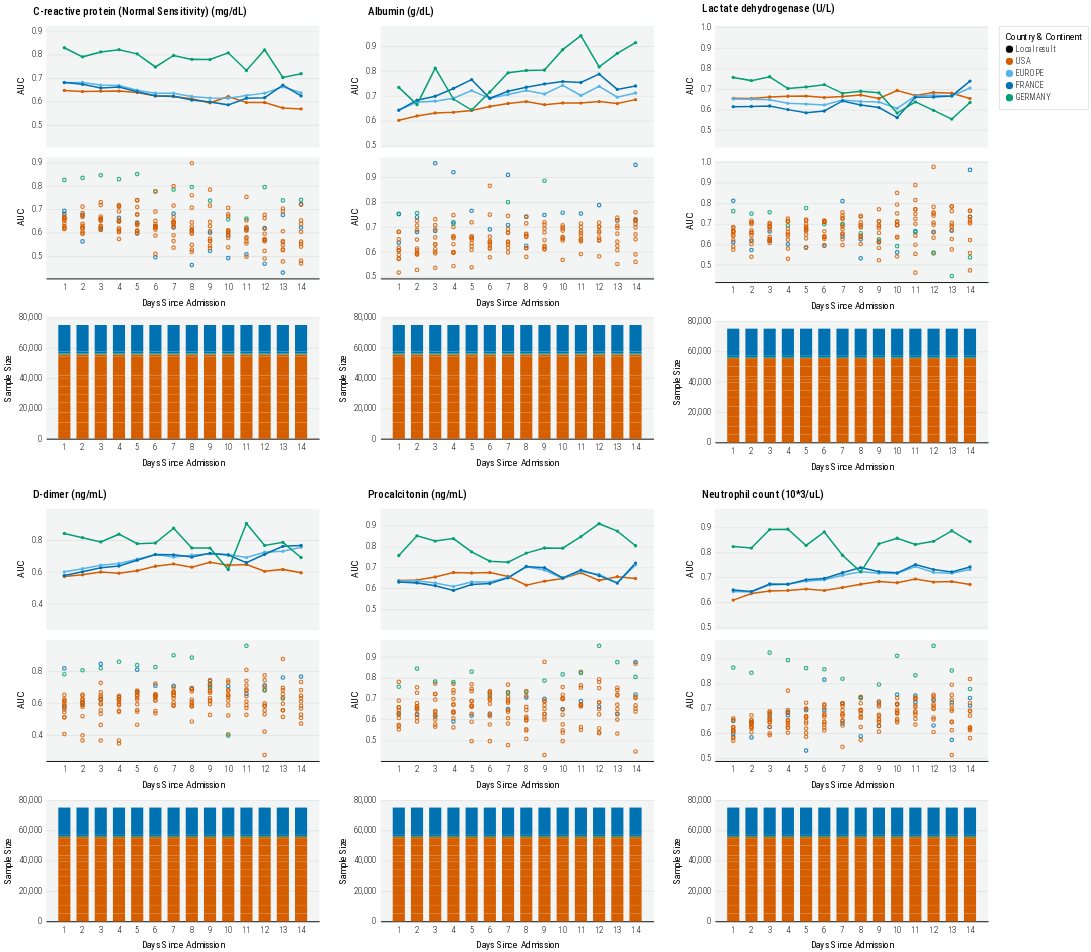

Notebook code for this chart:
### Code cell
def plot_lab(df=None, lab='Neutrophil count (10*3/uL)', is_country=True):
    d = df.copy()
    d = d[d.lab == lab]
    
    # d = d[(d.day == '3') | (d.day == '7') | (d.day == '14')]
    
    showLegend = False
    if lab == 'Lactate dehydrogenase (U/L)':
        showLegend = True
    
    """
    Country-Level
    """
    dm = d[d.siteid.str.contains('META')].copy()
    dm.siteid = dm.siteid.apply(lambda x: x.replace('META-', ''))
    color_scale=alt.Scale(domain=countries, range=country_colors)
    
    plot = alt.Chart(
        dm
    ).mark_line(
#         point=True,
        size=2.5,
#         stroke='black',
        opacity=1
    ).encode(
        x=alt.X("day:O", title=None, axis=alt.Axis(labelAngle=0, tickCount=10, labels=False, domain=False), scale=alt.Scale(clamp=True, nice=False, padding=10), sort=['1', '2', '3', '4', '5', '6', '7', '8', '9', '10', '11', '12', '13', '14']),
        y=alt.Y("value:Q", title='AUC', scale=alt.Scale(zero=False, nice=False, padding=10)),
        # shape=alt.Shape("siteid:N", title='Continent', scale=alt.Scale(domain=['USA', 'EUROPE'], range=['circle', 'diamond']), legend=alt.Legend() if showLegend else None),
        color=alt.Color("siteid:N", title='Country & Continent', scale=color_scale, legend=alt.Legend() if showLegend else None),
    ).properties(
        width=450,
        height=200
    )
    
    point = plot.mark_point(
        filled=True,
        opacity=1,
        size=30
    ).encode(
        color=alt.Color("siteid:N", title='Country & Continent', scale=color_scale)
    )
    

    cp = (plot + point) # if is_country else plot

    """
    Site-Level
    """
    dm = d[~d.siteid.str.contains('META')].copy()
    color_scale=alt.Scale(domain=sites, range=site_colors)

    plot = alt.Chart(
        dm
    ).mark_point(
#         point=True,
        size=32.5,
#         stroke='black',
        opacity=0.8
    ).encode(
        x=alt.X("day:O", title='Days Since Admission', axis=alt.Axis(labelAngle=0, tickCount=10), scale=alt.Scale(clamp=True, nice=False, padding=10), sort=['1', '2', '3', '4', '5', '6', '7', '8', '9', '10', '11', '12', '13', '14']),
        y=alt.Y("value:Q", title='AUC', scale=alt.Scale(zero=False, nice=False, padding=10)),
        color=alt.Color("siteid:N", title=None, scale=color_scale, legend=None),
    ).properties(
        width=450,
        height=200
    )
    
    bar = alt.Chart(
        dm
    ).mark_bar(
        size=20
#         filled=True,
#         opacity=0.5,
#         size=150
    ).encode(
        x=alt.X("day:O", title='Days Since Admission', axis=alt.Axis(labelAngle=0, tickCount=10), scale=alt.Scale(clamp=True, nice=False, padding=10), sort=['1', '2', '3', '4', '5', '6', '7', '8', '9', '10', '11', '12', '13', '14']),
        color=alt.Color("siteid:N", title=None, scale=alt.Scale(domain=sites, range=site_colors), legend=None),
        y=alt.Y('N:Q', title='Sample Size'),
        
        # color=alt.Color("N:Q", title='Sample Size', legend=alt.Legend() if showLegend else None),
        # shape=alt.Shape("siteid:N", title=None, scale=alt.Scale(domain=sites, range=site_shapes), legend=None),
        
        # opacity=alt.Opacity('N:Q', title='Sample Size', scale=alt.Scale(range=[0, 1]))
    ).properties(
        width=450,
        height=200
    )
    

    sp = (plot) # if is_country else plot
    
    """
    Combine
    """
    plot = alt.vconcat(cp, sp, spacing=10).resolve_scale(color='independent', size='independent', shape='independent', y='shared')
    
    plot = alt.vconcat(plot, bar, spacing=10).resolve_scale(color='independent', size='independent', shape='independent', y='independent')
    
    plot = plot.properties(
        title={
            "text": [
                f"{lab}",
            ],
            "dx": 50,
            'fontSize': 18,
            "subtitleColor": "gray",
        }
    )

    return plot

# plot = plot_lab(df=df)

p1 = alt.hconcat(*(
   plot_lab(df=df, lab=lab, is_country=True) for lab in unique_labs[0:3]
), spacing=30)#.resolve_scale(color='shared', shape='shared', stroke='independent', size='independent')

p2 = alt.hconcat(*(
   plot_lab(df=df, lab=lab, is_country=True) for lab in unique_labs[3:6]
), spacing=30)#.resolve_scale(color='shared', shape='shared', stroke='independent', size='independent')

p3 = alt.hconcat(*(
   plot_lab(df=df, lab=lab, is_country=True) for lab in unique_labs[6:9]
), spacing=30)#.resolve_scale(color='shared', shape='shared', stroke='independent', size='independent')

plot = alt.vconcat(p1, p2, p3, spacing=30)#.resolve_scale(color='shared')

# plot = plot.properties(
#     title={
# #         "text": [
# #             f"Lab Trajectory",
# #         ],
#         "dx": 30,
# #         "subtitle": [
# #             get_visualization_subtitle(data_release=data_release, with_num_sites=False)
# #         ],
#         "subtitleColor": "gray",
#     }
# )

plot = apply_theme(
    plot,
    axis_y_title_font_size=16,
    title_anchor='start',
    legend_orient='right',
    legend_title_orient='top',
    axis_label_font_size=14,
    header_label_font_size=16,
    subtitle_font_size=18,
#     point_size=100
)

plot
